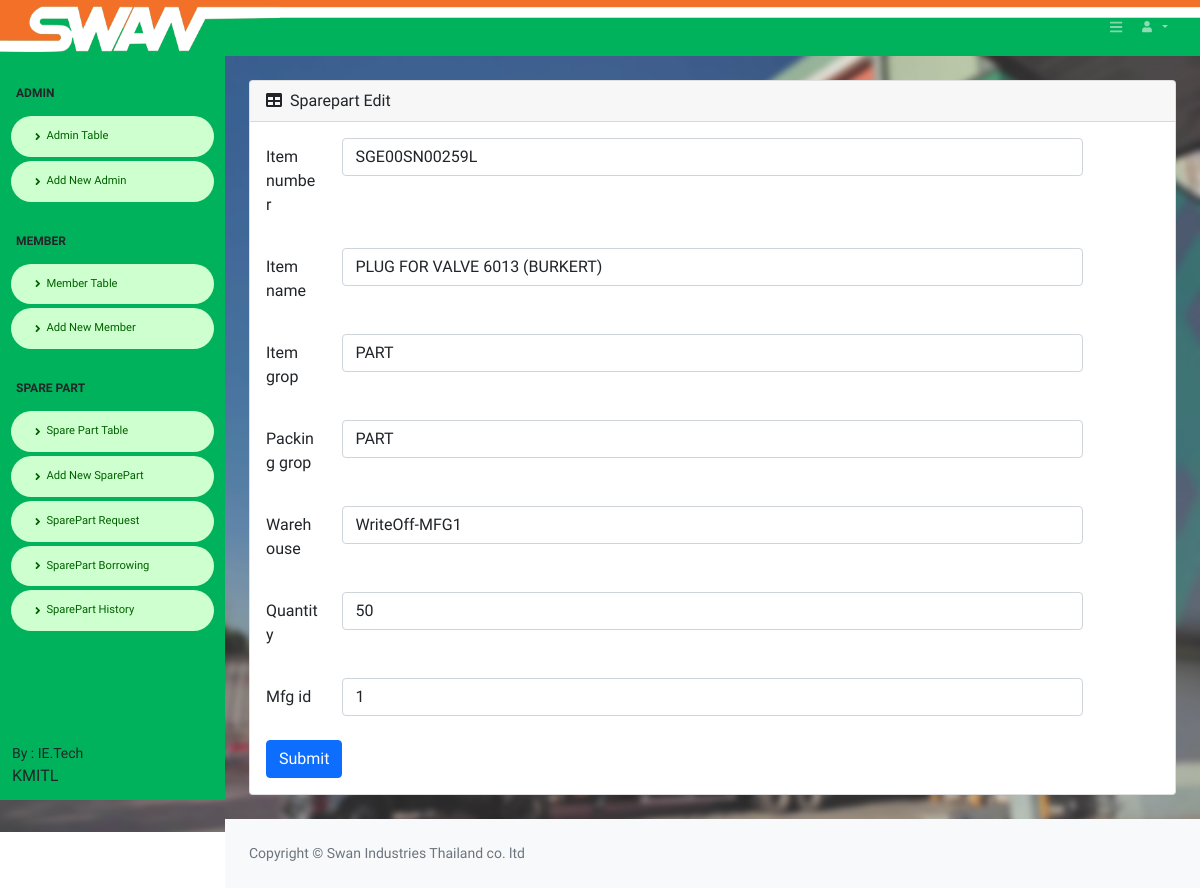
Page /admin_form_edit_sparepart.php?act=edit&ID=1 (signed in) on the committed database.
### tables this page shows
CREATE TABLE `tbl_spare_part` (
  `Item_ID` int(11) NOT NULL,
  `Item_number` varchar(100) NOT NULL,
  `Item_name` varchar(100) NOT NULL,
  `Item_grop` varchar(100) NOT NULL,
  `Packing_grop` varchar(100) NOT NULL,
  `warehouse` varchar(100) NOT NULL,
  `Quantity` varchar(100) NOT NULL,
  `Mfg_id` varchar(100) NOT NULL,
  `Status` varchar(100) NOT NULL,
  `datesave` timestamp NOT NULL DEFAULT current_timestamp()
);

### admin_form_edit_sparepart.php (the view, shortened to what this page needs)
<!DOCTYPE html>
<html lang="en">
    <?php include('h_admin.php'); ?>
    <body class="sb-nav-fixed">
    <?php include('condb.php');
    $Item_ID = $_REQUEST["ID"];
    $sql = "SELECT * FROM tbl_spare_part WHERE Item_ID='$Item_ID' ";
    $result = mysqli_query($con, $sql) or die ("Error in query: $sql " . mysqli_error());
    $row = mysqli_fetch_array($result);
    extract($row);
  ?>
  <?php include('nav_admin.php');?>
    <div id="layoutSidenav_content">
                <main>
                    <br>
                    <div class="container-fluid px-4">
                        <div class="card mb-4">
                            <div class="card-header">
                                <i class="fas fa-table me-1"></i>
                                Sparepart Edit
                            </div>
                            <div class="card-body">
<form  name="sparepart" action="admin_form_edit_sparepart_db.php" method="POST" id="member" class="form-horizontal">
<div class="form-group row">
    <label for="colFormLabelSm" class="col-sm-1 col-form-label ">Item number</label>
    <div class="col-sm-10">
    <input name="Item_number" type="text" required class="form-control " id="Item_number" value="<?=$Item_number;?>"  placeholder="Item number">
    </div>
  </div>
<br>
  <div class="form-group row">
    <label for="colFormLabelSm" class="col-sm-1 col-form-label ">Item name</label>
    <div class="col-sm-10">
    <input name="Item_name" type="text" required class="form-control" id="Item_name"   value="<?=$Item_name;?>" placeholder="Item name" >
    </div>
  </div>
  <br>
  <div class="form-group row">
    <label for="colFormLabelSm" class="col-sm-1 col-form-label ">Item grop</label>
    <div class="col-sm-10">
    <input name="Item_grop" type="text" required class="form-control" id="Item_grop"  value="<?=$Item_grop;?>"  placeholder="Item Grop" >
    </div>
  </div>
  <br>
  <div class="form-group row">
    <label for="colFormLabelSm" class="col-sm-1 col-form-label ">Packing grop</label>
    <div class="col-sm-10">
    <input name="Packing_grop" type="text" required class="form-control" id="Packing_grop"  value="<?=$Packing_grop;?>"  placeholder="Packing grop" >
    </div>
  </div>
  <br>
  <div class="form-group row">
    <label for="colFormLabelSm" class="col-sm-1 col-form-label ">Warehouse</label>
    <div class="col-sm-10">
    <input name="warehouse" type="text" required class="form-control" id="warehouse"  value="<?=$warehouse;?>"  placeholder="Warehouse">
    </div>
  </div>
  <br>
  <div class="form-group row">
    <label for="colFormLabelSm" class="col-sm-1 col-form-label ">Quantity</label>
    <div class="col-sm-10">
    <input name="Quantity" type="text" required class="form-control" id="Quantity"  value="<?=$Quantity;?>"  placeholder="Quantity">
    </div>
  </div>
  <br>
  <div class="form-group row">
    <label for="colFormLabelSm" class="col-sm-1 col-form-label ">Mfg id</label>
    <div class="col-sm-10">
    <input name="Mfg_id" type="text" required class="form-control" id="Mfg_id"  value="<?=$Mfg_id;?>"  placeholder="Mfg id">
    </div>
  </div>
  <br>
  <button type="submit" class="btn btn-primary">Submit</button>
</form>
                            </div>
                        </div>
                    </div>
                </main>
              <?php include('footer.php');?>
            </div>
        </div>
    </body>
</html>

### css/color.css (style rules this page uses)
body { font-family: 'Varela Round', sans-serif; }

### rows in the picture
tbl_spare_part: Item_number "SGE00SN00259L", Item_name "PLUG FOR VALVE 6013 (BURKERT)", Item_grop "PART", Packing_grop "PART", warehouse "WriteOff-MFG1", Quantity "50", Mfg_id "1"
